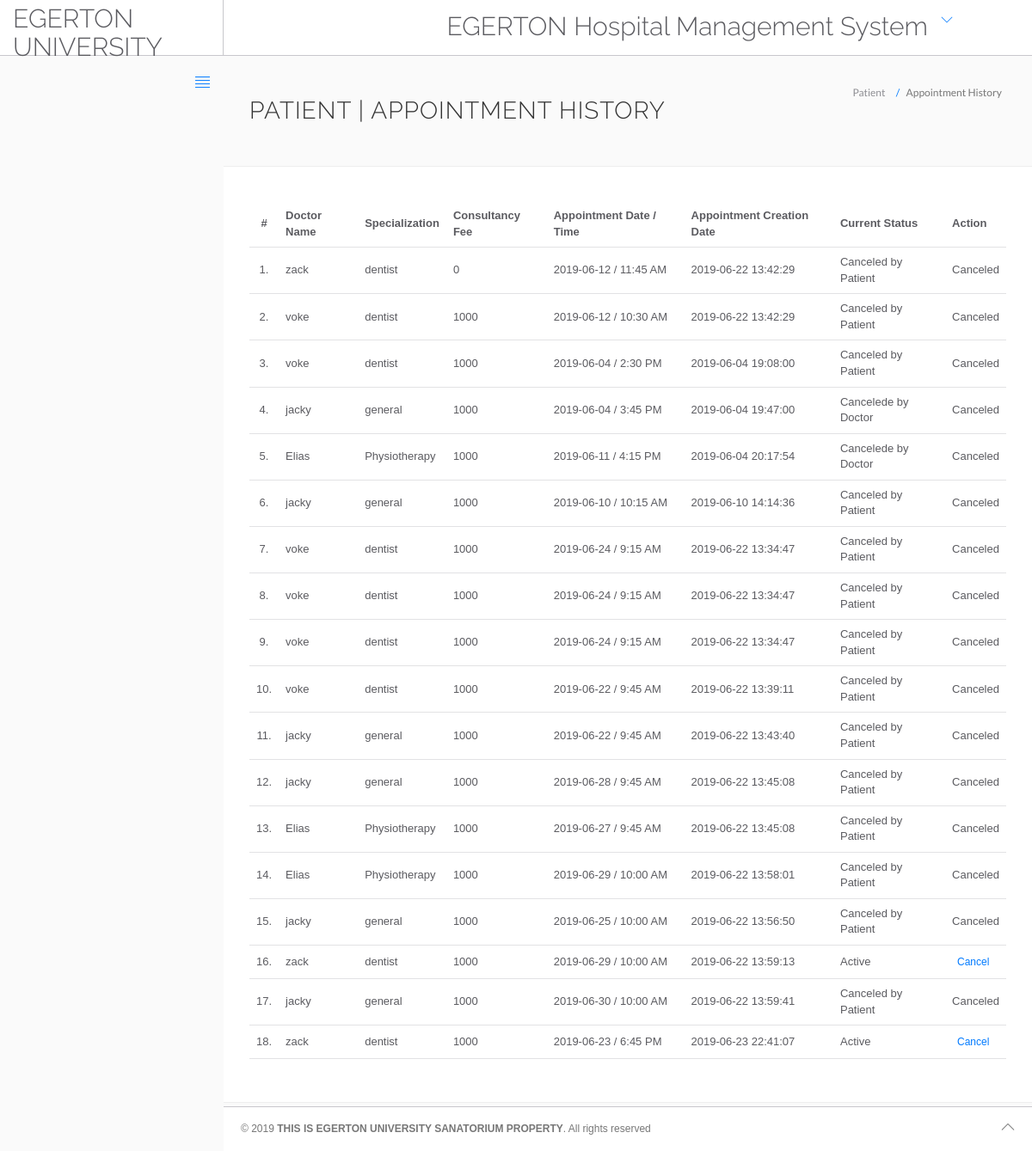
The page /allapointments.php on the database its author committed.
### tables this page shows
CREATE TABLE `appointment` (
  `id` int(11) NOT NULL,
  `doctorspecialization` varchar(200) NOT NULL,
  `doctorname` varchar(100) NOT NULL,
  `patient_name` varchar(100) NOT NULL,
  `consultancyfee` int(11) NOT NULL,
  `appointmentdate` varchar(200) NOT NULL,
  `appointmenttime` varchar(200) NOT NULL,
  `postingdate` timestamp NOT NULL DEFAULT CURRENT_TIMESTAMP ON UPDATE CURRENT_TIMESTAMP,
  `patientstatus` int(11) NOT NULL,
  `doctorstatus` int(11) NOT NULL,
  `updationdate` varchar(200) NOT NULL
);

CREATE TABLE `doctor` (
  `id` int(11) NOT NULL,
  `specialization` varchar(200) NOT NULL,
  `doctorname` varchar(200) NOT NULL,
  `address` text NOT NULL,
  `docfee` varchar(200) NOT NULL,
  `contactno` int(11) NOT NULL,
  `email` varchar(200) NOT NULL,
  `password` varchar(200) NOT NULL
);

### allapointments.php (the view, shortened to what this page needs)
<?php
$db = Db::getInstance();
$res = $db->getPDO();
?>
<!DOCTYPE html>
<html lang="en">
	<head>
		<link rel="stylesheet" href="vendor/bootstrap/css/bootstrap.min.css">
		<link rel="stylesheet" href="vendor/fontawesome/css/font-awesome.min.css">
		<link rel="stylesheet" href="vendor/themify-icons/themify-icons.min.css">
		<link href="vendor/animate.css/animate.min.css" rel="stylesheet" media="screen">
		<link href="vendor/perfect-scrollbar/perfect-scrollbar.min.css" rel="stylesheet" media="screen">
		<link href="vendor/switchery/switchery.min.css" rel="stylesheet" media="screen">
		<link href="vendor/bootstrap-touchspin/jquery.bootstrap-touchspin.min.css" rel="stylesheet" media="screen">
		<link href="vendor/select2/select2.min.css" rel="stylesheet" media="screen">
		<link href="vendor/bootstrap-datepicker/bootstrap-datepicker3.standalone.min.css" rel="stylesheet" media="screen">
		<link href="vendor/bootstrap-timepicker/bootstrap-timepicker.min.css" rel="stylesheet" media="screen">
		<link rel="stylesheet" href="assets/css/styles.css">
		<link rel="stylesheet" href="assets/css/plugins.css">
		<link rel="stylesheet" href="assets/css/themes/theme-1.css" id="skin_color" />
	</head>
	<body>
		<div id="app">
			<div class="app-content">
				<?php include('include/header2.php');?>
				<div class="main-content" >
					<div class="wrap-content container" id="container">
						<section id="page-title">
							<div class="row">
								<div class="col-sm-8">
									<h1 class="mainTitle">Patient | Appointment History</h1>
																	</div>
								<ol class="breadcrumb">
									<li>
										<span>Patient </span>
									</li>
									<li class="active">
										<span>Appointment History</span>
									</li>
								</ol>
							</div>
						</section>
						<div class="container-fluid container-fullw bg-white">
									<div class="row">
								<div class="col-md-12">
									<table class="table table-hover" id="sample-table-1">
										<thead>
											<tr>
												<th class="center">#</th>
												<th class="hidden-xs">Doctor Name</th>
												<th>Specialization</th>
												<th>Consultancy Fee</th>
												<th>Appointment Date / Time </th>
												<th>Appointment Creation Date  </th>
												<th>Current Status</th>
												<th>Action</th>
											</tr>
										</thead>
										<tbody>
<?php
$sql=$res->prepare("select doctor.doctorname as docname,appointment.*  from appointment join doctor on doctor.doctorname= appointment.doctorname");
$sql->execute();
$cnt=1;
while($row=$sql->fetch(PDO::FETCH_ASSOC))
{
?>
											<tr>
												<td class="center"><?php echo $cnt;?>.</td>
												<td class="hidden-xs"><?php echo $row['docname'];?></td>
												<td><?php echo $row['doctorspecialization'];?></td>
												<td><?php echo $row['consultancyfee'];?></td>
												<td><?php echo $row['appointmentdate'];?> / <?php echo
												 $row['appointmenttime'];?>
												</td>
												<td><?php echo $row['postingdate'];?></td>
												<td>
<?php if(($row['patientstatus']==1) && ($row['doctorstatus']==1))
{
	echo "Active";
}
if(($row['patientstatus']==0) && ($row['doctorstatus']==1))
{
	echo "Canceled by Patient";
}
if(($row['patientstatus']==1) && ($row['doctorstatus']==0))
{
	echo "Cancelede by Doctor";
}
												?></td>
												<td >
												<div class="visible-md visible-lg hidden-sm hidden-xs">
							<?php if(($row['patientstatus']==1) && ($row['doctorstatus']==1))
{ ?>
	<a href="allapointments.php?id=<?php echo $row['id']?>&cancel=update" onClick="return confirm('Are you sure you want to cancel this appointment ?')"class="btn btn-transparent btn-xs tooltips" title="Cancel Appointment" tooltip-placement="top" tooltip="Remove">Cancel</a>
	<?php } else {
		echo "Canceled";
		} ?>
												</div>
												</td>
											</tr>
											<?php
$cnt=$cnt+1;
											 }?>
										</tbody>
									</table>
								</div>
							</div>
								</div>
					</div>
				</div>
			</div>
			<?php include('include/footer.php');?>
		</div>
	</body>
</html>

### include/header2.php (shortened to what this page needs)
<header class="navbar navbar-default navbar-static-top">
					<div class="navbar-header">
						<a class="navbar-brand" href="#">
							<h2 style="padding-top:2% ">EGERTON UNIVERSITY</h2>
						</a>
						<a href="#" class="sidebar-toggler pull-right visible-md visible-lg" data-toggle-class="app-sidebar-closed" data-toggle-target="#app">
							<i class="ti-align-justify"></i>
						</a>
					</div>
					<div class="navbar-collapse collapse">
						<ul class="nav navbar-right">
								<li  style="padding-top:2% ">
								<h2>EGERTON Hospital Management System</h2>
							</li>
							<li class="dropdown current-user">
								<a href class="dropdown-toggle" data-toggle="dropdown">
									<img src=""> <span class="username">
									 <i class="ti-angle-down"></i></i></span>
								</a>
							</li>
						</ul>
					</div>
				</header>

### include/footer.php
<footer>
				<div class="footer-inner">
					<div class="pull-left">
						&copy; <span class="current-year"></span><span class="text-bold text-uppercase"> This is Egerton University Sanatorium Property</span>. <span>All rights reserved</span>
					</div>
					<div class="pull-right">
						<span class="go-top"><i class="ti-angle-up"></i></span>
					</div>
				</div>
			</footer>

### assets/css/themes/theme-1.css (style rules this page uses)
body { background: #FAFAFA; }
header .navbar-header { background: #ffffff !important; border-right-color: #c8c7cc !important; border-bottom-color: #c8c7cc !important; }
header .navbar-header .sidebar-toggler, header .navbar-header .sidebar-mobile-toggler { color: #007aff !important; }
header .navbar-header .navbar-brand { color: #777 !important; }
header .navbar-collapse { background: #ffffff !important; border-bottom-color: #c8c7cc !important; box-shadow: none !important; }
header .navbar-collapse .navbar-right > li > a { color: #777; }
header .navbar-collapse .navbar-right > li > a i { color: #007aff !important; }
#app > footer { background: #ffffff !important; border-top-color: #c8c7cc !important; color: #777; }

### rows shown on the page
appointment: doctor.doctorname "zack", doctorspecialization "dentist", consultancyfee "0", appointmentdate "2019-06-12", appointmenttime "11:45 AM", postingdate "2019-06-22 13:42:29", patientstatus "Canceled by Patient"
appointment: doctor.doctorname "voke", doctorspecialization "dentist", consultancyfee "1000", appointmentdate "2019-06-12", appointmenttime "10:30 AM", postingdate "2019-06-22 13:42:29", patientstatus "Canceled by Patient"
appointment: doctor.doctorname "voke", doctorspecialization "dentist", consultancyfee "1000", appointmentdate "2019-06-04", appointmenttime "2:30 PM", postingdate "2019-06-04 19:08:00", patientstatus "Canceled by Patient"
appointment: doctor.doctorname "jacky", doctorspecialization "general", consultancyfee "1000", appointmentdate "2019-06-04", appointmenttime "3:45 PM", postingdate "2019-06-04 19:47:00", patientstatus "Cancelede by Doctor"
appointment: doctor.doctorname "Elias", doctorspecialization "Physiotherapy", consultancyfee "1000", appointmentdate "2019-06-11", appointmenttime "4:15 PM", postingdate "2019-06-04 20:17:54", patientstatus "Cancelede by Doctor"
appointment: doctor.doctorname "jacky", doctorspecialization "general", consultancyfee "1000", appointmentdate "2019-06-10", appointmenttime "10:15 AM", postingdate "2019-06-10 14:14:36", patientstatus "Canceled by Patient"
appointment: doctor.doctorname "voke", doctorspecialization "dentist", consultancyfee "1000", appointmentdate "2019-06-24", appointmenttime "9:15 AM", postingdate "2019-06-22 13:34:47", patientstatus "Canceled by Patient"
appointment: doctor.doctorname "voke", doctorspecialization "dentist", consultancyfee "1000", appointmentdate "2019-06-24", appointmenttime "9:15 AM", postingdate "2019-06-22 13:34:47", patientstatus "Canceled by Patient"
appointment: doctor.doctorname "voke", doctorspecialization "dentist", consultancyfee "1000", appointmentdate "2019-06-24", appointmenttime "9:15 AM", postingdate "2019-06-22 13:34:47", patientstatus "Canceled by Patient"
appointment: doctor.doctorname "voke", doctorspecialization "dentist", consultancyfee "1000", appointmentdate "2019-06-22", appointmenttime "9:45 AM", postingdate "2019-06-22 13:39:11", patientstatus "Canceled by Patient"
appointment: doctor.doctorname "jacky", doctorspecialization "general", consultancyfee "1000", appointmentdate "2019-06-22", appointmenttime "9:45 AM", postingdate "2019-06-22 13:43:40", patientstatus "Canceled by Patient"
appointment: doctor.doctorname "jacky", doctorspecialization "general", consultancyfee "1000", appointmentdate "2019-06-28", appointmenttime "9:45 AM", postingdate "2019-06-22 13:45:08", patientstatus "Canceled by Patient"
appointment: doctor.doctorname "Elias", doctorspecialization "Physiotherapy", consultancyfee "1000", appointmentdate "2019-06-27", appointmenttime "9:45 AM", postingdate "2019-06-22 13:45:08", patientstatus "Canceled by Patient"
appointment: doctor.doctorname "Elias", doctorspecialization "Physiotherapy", consultancyfee "1000", appointmentdate "2019-06-29", appointmenttime "10:00 AM", postingdate "2019-06-22 13:58:01", patientstatus "Canceled by Patient"
appointment: doctor.doctorname "jacky", doctorspecialization "general", consultancyfee "1000", appointmentdate "2019-06-25", appointmenttime "10:00 AM", postingdate "2019-06-22 13:56:50", patientstatus "Canceled by Patient"
appointment: doctor.doctorname "zack", doctorspecialization "dentist", consultancyfee "1000", appointmentdate "2019-06-29", appointmenttime "10:00 AM", postingdate "2019-06-22 13:59:13", patientstatus "Active"
appointment: doctor.doctorname "jacky", doctorspecialization "general", consultancyfee "1000", appointmentdate "2019-06-30", appointmenttime "10:00 AM", postingdate "2019-06-22 13:59:41", patientstatus "Canceled by Patient"
appointment: doctor.doctorname "zack", doctorspecialization "dentist", consultancyfee "1000", appointmentdate "2019-06-23", appointmenttime "6:45 PM", postingdate "2019-06-23 22:41:07", patientstatus "Active"
